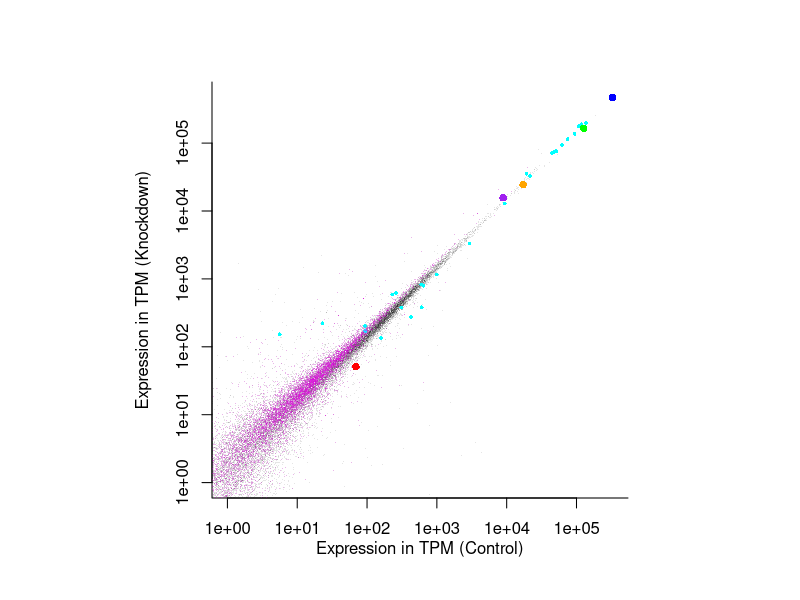

This figure's R source:
## fig1h ###

# load fig1h data 
x=read.csv("./fig1h.csv",row.name=1)

# filter out genes never expressed in any sample
x <- x[apply(x,1,max) > 0,]

# specific genes
DsRed=grep('DsRed',rownames(x))
Cas13=grep('RfxCas13d',rownames(x))
BFP=grep('TagBFP',rownames(x))
mito=grep('^MT-',rownames(x))
mouse=grep('mouse',rownames(x))
gapdh=which(rownames(x) == 'GAPDH')
actb=which(rownames(x) == 'ACTB')
hn=which(rownames(x) == 'HNRNPA2B1')
cd=which(rownames(x) == 'CD99')
b4=which(rownames(x) == 'B4GALNT1')

# normalize by mouse spike in

for (i in 1:(ncol(x)-1)){
  x[,i] = x[,i]/ sum(x[mouse,i])*1e6 
}

# average over replicates
KDg3  <- apply(x[,1:2],1,mean) # DsRed KD
NTg11 <- apply(x[,3:4],1,mean) # Control


pdf("fig1h.pdf",width=4,height=4)
par(pty="s")

ctrl=NTg11
knockdown=KDg3

plot(ctrl,knockdown,cex=0.1,pch=16,xlim=c(1,max(ctrl)),ylim=c(1,max(knockdown)),log='xy',bty='l',col=rgb(0,0,0,0.1),xlab='Expression in TPM (Control)\n',ylab='\nExpression in TPM (Knockdown)',main='')

points(ctrl[mito],knockdown[mito],pch=16,col='cyan',cex=0.5)
points(ctrl[mouse],knockdown[mouse],pch=16,col=rgb(1,0,1,0.2),cex=0.1)
points(ctrl[DsRed],knockdown[DsRed],pch=16,col='red')
points(ctrl[Cas13],knockdown[Cas13],pch=16,col='green')
points(ctrl[BFP],knockdown[BFP],pch=16,col='blue')
points(ctrl[gapdh],knockdown[gapdh],pch=16,col='orange')
points(ctrl[actb],knockdown[actb],pch=16,col='purple')

dev.off()


